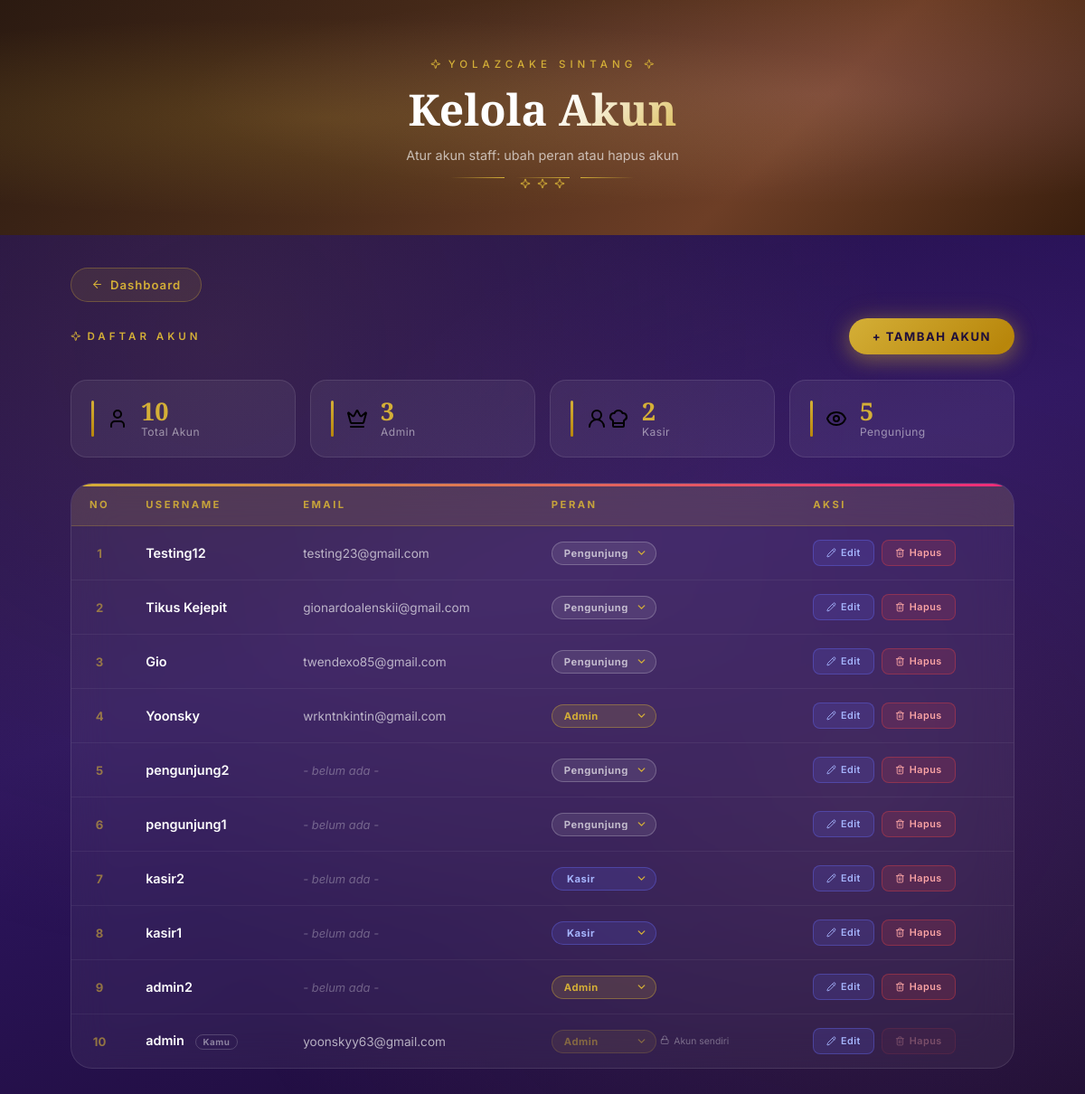
Before: /user/data_user.php (signed in) with the older database file.
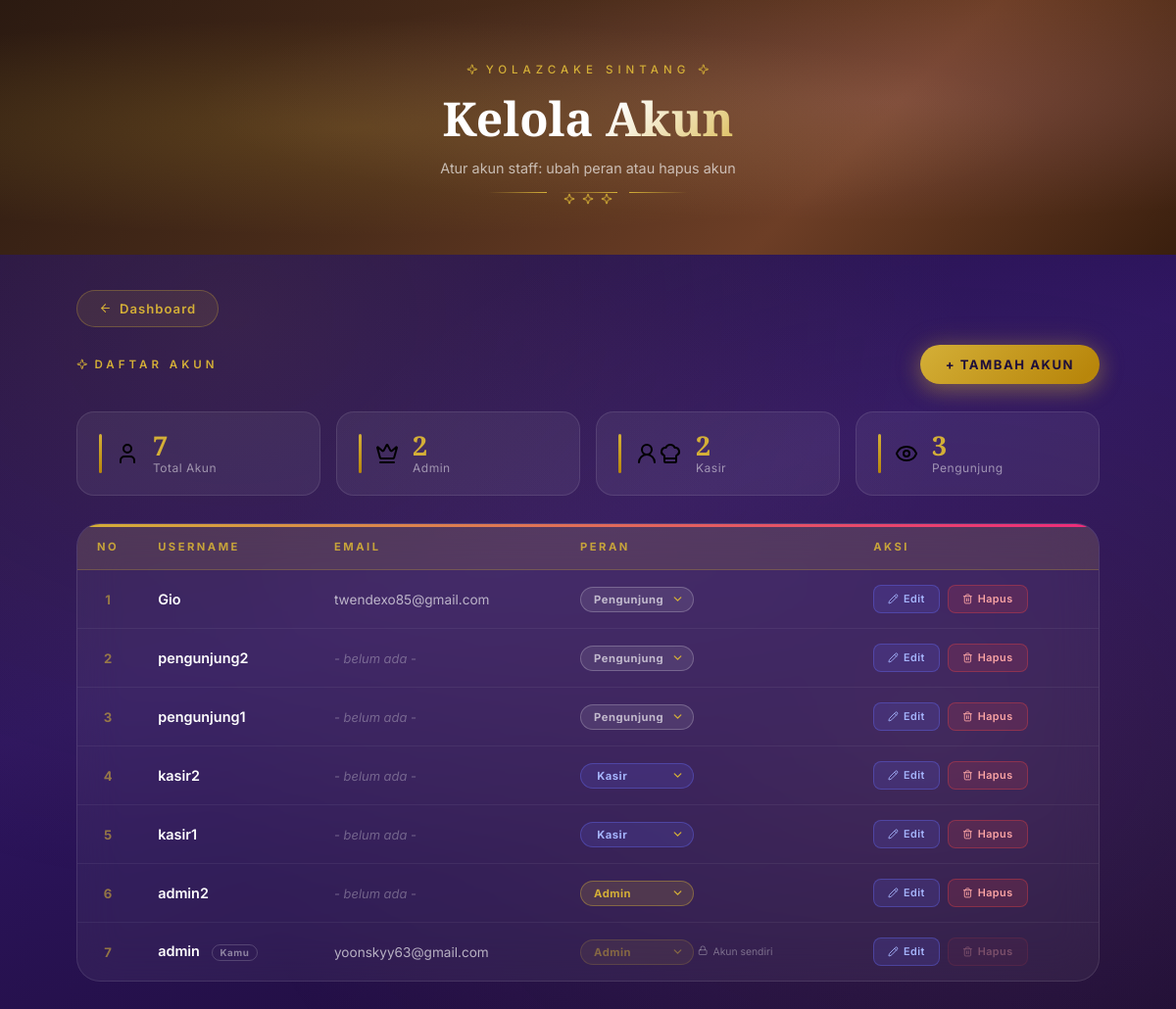
After: the same page with the newer database file.
### tables this page shows
CREATE TABLE `users` (
  `id` int(11) NOT NULL,
  `username` varchar(50) DEFAULT NULL,
  `email` varchar(100) DEFAULT NULL,
  `password` varchar(255) DEFAULT NULL,
  `role` enum('admin','kasir','pengunjung') DEFAULT 'pengunjung',
  `reset_otp` varchar(6) DEFAULT NULL,
  `reset_otp_expires_at` datetime DEFAULT NULL,
  `sudah_mode_serius` tinyint(1) NOT NULL DEFAULT 0
);

### user/data_user.php (the view, shortened to what this page needs)
<?php
require_once '../config/koneksi.php';
$query = mysqli_query($conn, "SELECT * FROM users ORDER BY id DESC");
$total_query  = mysqli_query($conn, "SELECT COUNT(*) AS t, SUM(role='admin') AS a, SUM(role='kasir') AS k, SUM(role='pengunjung') AS p FROM users");
$stats        = mysqli_fetch_assoc($total_query);
$total_user   = $stats['t'] ?? 0;
$total_admin  = $stats['a'] ?? 0;
$total_kasir  = $stats['k'] ?? 0;
$total_pengunjung = $stats['p'] ?? 0;
$role_options = [
    'pengunjung' => ['label' => 'Pengunjung', 'icon' => '<i data-lucide="eye" class="lucide-ic"></i>'],
    'kasir'      => ['label' => 'Kasir',      'icon' => '<i data-lucide="user-round" class="lucide-ic"></i>‍<i data-lucide="chef-hat" class="lucide-ic"></i>'],
    'admin'      => ['label' => 'Admin',      'icon' => '<i data-lucide="crown" class="lucide-ic"></i>'],
];
?>
<!DOCTYPE html>
<html lang="id">
<head>
  <link rel="stylesheet" href="../assets/css/lucide-icons.css">
</head>
<body>
<div class="page-hero" id="pageHero">
  <div class="hero-inner">
    <p class="hero-eyebrow"><i data-lucide="sparkle" class="lucide-ic"></i> YOLAZCAKE Sintang <i data-lucide="sparkle" class="lucide-ic"></i></p>
    <h1>Kelola Akun</h1>
    <p class="hero-sub">Atur akun staff: ubah peran atau hapus akun</p>
    <div class="hero-divider">
      <span></span><span class="diamond"><i data-lucide="sparkle" class="lucide-ic"></i> <i data-lucide="sparkle" class="lucide-ic"></i> <i data-lucide="sparkle" class="lucide-ic"></i></span><span></span>
    </div>
  </div>
</div>
<div class="page-wrapper">
  <a href="../dashboard.php" class="back-link"><i data-lucide="arrow-left" class="lucide-ic"></i> Dashboard</a>
  <div class="top-bar">
    <span class="section-eyebrow"><i data-lucide="sparkle" class="lucide-ic"></i> Daftar Akun</span>
    <button type="button" class="btn-tambah" onclick="bukaModalTambah()">+ Tambah Akun</button>
  </div>
  <div class="stats-row">
    <div class="stat-card">
      <span class="stat-icon"><i data-lucide="user" class="lucide-ic"></i></span>
      <div>
        <div class="stat-val"><?= $total_user; ?></div>
        <div class="stat-lbl">Total Akun</div>
      </div>
    </div>
    <div class="stat-card">
      <span class="stat-icon"><i data-lucide="crown" class="lucide-ic"></i></span>
      <div>
        <div class="stat-val"><?= $total_admin; ?></div>
        <div class="stat-lbl">Admin</div>
      </div>
    </div>
    <div class="stat-card">
      <span class="stat-icon"><i data-lucide="user-round" class="lucide-ic"></i>‍<i data-lucide="chef-hat" class="lucide-ic"></i></span>
      <div>
        <div class="stat-val"><?= $total_kasir; ?></div>
        <div class="stat-lbl">Kasir</div>
      </div>
    </div>
    <div class="stat-card">
      <span class="stat-icon"><i data-lucide="eye" class="lucide-ic"></i></span>
      <div>
        <div class="stat-val"><?= $total_pengunjung; ?></div>
        <div class="stat-lbl">Pengunjung</div>
      </div>
    </div>
  </div>
  <div class="table-card">
    <table>
      <thead>
        <tr>
          <th style="text-align:center;">No</th>
          <th>Username</th>
          <th>Email</th>
          <th>Peran</th>
          <th>Aksi</th>
        </tr>
      </thead>
      <tbody>
        <?php
        $no = 1;
        $rows = mysqli_num_rows($query);
        if($rows > 0):
          while($data = mysqli_fetch_assoc($query)):
            $is_me = (isset($_SESSION['username']) && $_SESSION['username'] === $data['username']);
        ?>
        <tr>
          <td class="td-no"><?= $no++; ?></td>
          <td class="td-nama">
            <?= htmlspecialchars($data['username']); ?>
            <?php if($is_me): ?><span class="you-tag">Kamu</span><?php endif; ?>
          </td>
          <td class="td-email"><?= !empty($data['email']) ? htmlspecialchars($data['email']) : '<span class="no-email">- belum ada -</span>'; ?></td>
          <td>
            <div class="role-select-wrap">
              <select class="role-select role-<?= htmlspecialchars($data['role']); ?>"
                      data-old-role="<?= htmlspecialchars($data['role']); ?>"
                      data-id="<?= (int)$data['id']; ?>"
                      data-username="<?= htmlspecialchars($data['username'], ENT_QUOTES); ?>"
                      <?= $is_me ? 'disabled' : ''; ?>
                      onchange="ubahPangkat(this)">
                <?php foreach($role_options as $rv => $ro): ?>
                  <option value="<?= $rv; ?>" <?= $data['role'] === $rv ? 'selected' : ''; ?>><?= $ro['icon']; ?> <?= $ro['label']; ?></option>
                <?php endforeach; ?>
              </select>
              <?php if($is_me): ?>
                <div class="role-locked"><i data-lucide="lock" class="lucide-ic"></i> Akun sendiri</div>
              <?php endif; ?>
            </div>
          </td>
          <td>
            <div class="action-cell">
              <button type="button"
                 class="btn-act btn-editakun"
                 onclick="bukaModalEdit(<?= (int)$data['id']; ?>, <?= htmlspecialchars(json_encode($data['username']), ENT_QUOTES); ?>, <?= htmlspecialchars(json_encode($data['email'] ?? ''), ENT_QUOTES); ?>)"><i data-lucide="pencil" class="lucide-ic"></i> Edit</button>
              <button type="button"
                 class="btn-act btn-hapus"
                 <?= $is_me ? 'disabled' : ''; ?>
                 onclick="hapusAkun(<?= (int)$data['id']; ?>, <?= htmlspecialchars(json_encode($data['username']), ENT_QUOTES); ?>)"><i data-lucide="trash-2" class="lucide-ic"></i> Hapus</button>
            </div>
          </td>
        </tr>
        <?php endwhile; endif; ?>
      </tbody>
    </table>
  </div>
</div>
</body>
</html>

Changed rows visible on the page:
removed users: username "Testing12", email "testing23@gmail.com", role+id+username "Pengunjung"
removed users: username "Tikus Kejepit", email "gionardoalenskii@gmail.com", role+id+username "Pengunjung"
removed users: username "Yoonsky", email "wrkntnkintin@gmail.com", role+id+username "Admin"
Other visible differences:
$total_user: "10" → "7"
$total_admin: "3" → "2"
$total_pengunjung: "5" → "3"
